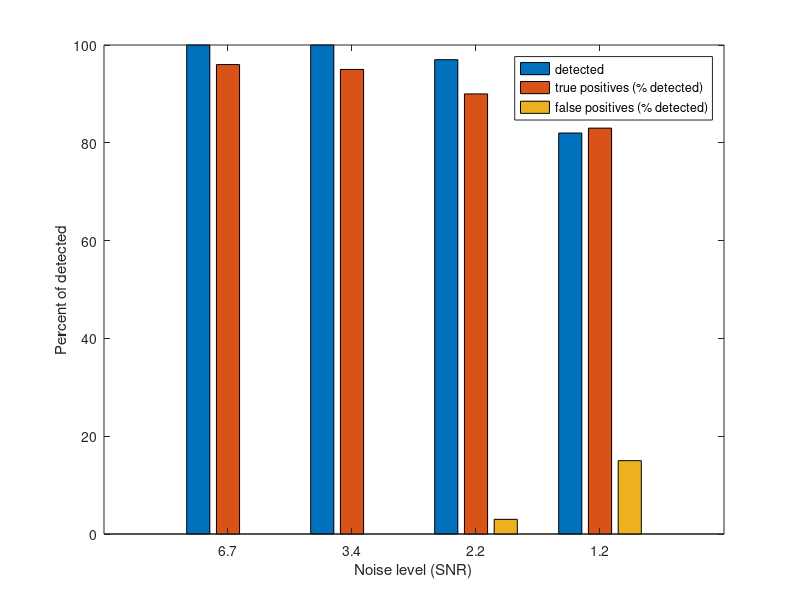

Write MATLAB code to recreate this figure.


%table1

correctDetected=[100 100 97 82];
TP=[96 95 90 83];
FP=[0 0 3 15];

figure(2)
bar([correctDetected; TP; FP]','grouped');
legend('detected', 'true positives (% detected)','false positives (% detected)');
ylabel('Percent of detected');
set(gca,'XTickLabel',{'6.7','3.4','2.2','1.2'});
xlabel('Noise level (SNR)');


%table3
correctDetected=[100 91 58 41];
TP=[92 83 71 68];
FP=[0 10 21 32];